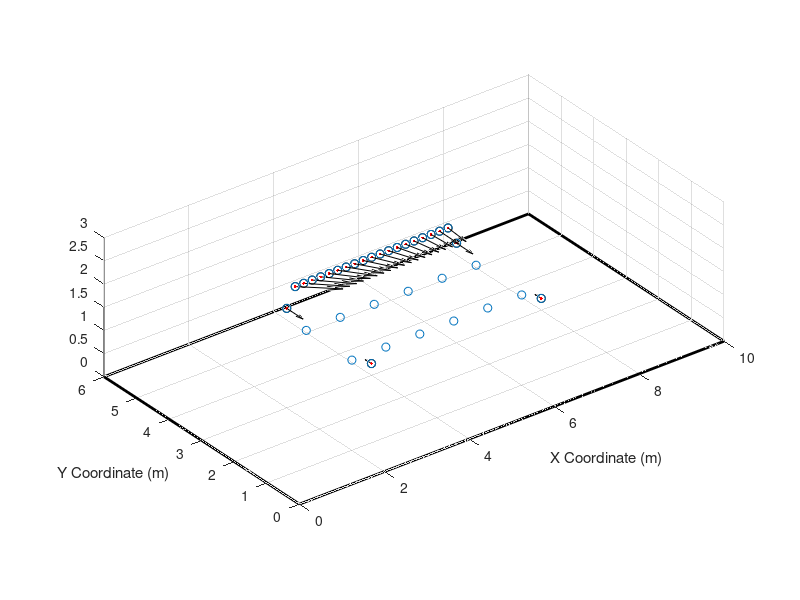

Source code (MATLAB): (Note: this script raises an error after producing the figure.)
clc;
clear all;
close all;

rir_total_nums       = 1; %
rir_total_nums_apart = 1; %

% Fix Parameter --------------------------------------------------------- %
c                 = 340;          % sound speed, in m/s
fs                = 16e3;         % sampling rate, in Hz
vec_L             = [10; 6; 3];   % param. size parameters of the room, in meter
Qmax              = 2;

minDistoWall      = 0.2;
minDistoSrc       = 0.4;       % orginal is 0,2, now is 0.4
minDisBTSrc       = 0.5;

a                 = vec_L(1) - 2*minDistoWall;
b                 = vec_L(2) - 2*minDistoWall;
c                 = minDisBTSrc;
d                 = minDistoSrc;

T60_Range         = 0.4;
inf_spkr_numRange = 2;

% ----------------------------------------------------------------------- %
% p = parpool('local',40);

for idx_apart = 1:rir_total_nums/rir_total_nums_apart

    rir_rvb_full_struct = {};

    for idx = 1:rir_total_nums_apart
        % T60. --------------------------------------------------- %
        T60_idx  = randperm(length(T60_Range),1);
        Lh       = 1024*4;

        T60      = T60_Range(T60_idx);
        absrb    = 0.1611*vec_L(1)*vec_L(2)*vec_L(3)/(T60*2*(vec_L(1)*vec_L(2) + vec_L(1)*vec_L(3) + vec_L(2)*vec_L(3)));
        absrb    = min([absrb 1]);

        beta     = realsqrt(1-absrb);
        mat_beta = [beta,beta;beta,beta;beta,beta];

        % SpkrNum. ----------------------------------------------- %
        inf_spkr_num = 2; 
        src_num      = inf_spkr_num + 1;

        % place mic. ============================================================ %

        vec_rm_1 = [3.0 + (0:0.8:4);         3 + 0.7*ones(1, 6); 1.0*ones(1, 6)];
        vec_rm_2 = [fliplr(3.0 + (0:0.8:4)); 3 - 0.7*ones(1, 6); 1.0*ones(1, 6)];

        vec_rm   = [vec_rm_1, vec_rm_2];

        % place src. ==================================================== %

        vec_rs_1 = vec_rm_2(:,end) + [0; -0.6; 0.2];
        vec_rs_2 = vec_rm_2(:,1)   + [0; -0.6; 0.2];

        vec_rs_3 = vec_rm_1(:,1)   + [0;  0.6; 0.2] + [0:0.2:4; zeros(size(0:0.2:4)); [0, 0.4 + zeros(1, size(0:0.2:4,2) - 2), 0] ];

        vec_rs   = [vec_rs_1, vec_rs_2, vec_rs_3];

        % % determine orientation of src. ========================================= %

        vec_as_1      = vec_rs_1 - [0; 1; 0];
        vec_as_2      = vec_rs_2 - [0; 1; 0];
        vec_as_3      = vec_rs_3 + vec_rs_3 - vec_rs_2*ones(1, size(vec_rs_3,2));
        vec_as_3(:,1) = vec_rs_3(:,1) + vec_rs_3(:,1) - vec_rs_1*ones(1, 1);
        vec_as   = [vec_as_1, vec_as_2, vec_as_3];

        % *********************************************************************** %
        % -------------------------------- test --------------------------------- %
        figure;
        plot3(vec_rs(1,:),  vec_rs(2,:), vec_rs(3,:),'ko');
        hold on;
        plot3(vec_rs(1,:),  vec_rs(2,:), vec_rs(3,:), 'r.');

        quiver3(vec_rs(1,:), vec_rs(2,:), vec_rs(3,:), vec_rs(1,:) - vec_as(1,:), vec_rs(2,:) - vec_as(2,:), vec_rs(3,:) - vec_as(3,:), 'k');
        
        rectangle('Position', [0, 0, vec_L(1), vec_L(2)], 'EdgeColor', 'k', 'LineWidth', 2); % 
        axis equal;
        xlabel('X Coordinate (m)');
        ylabel('Y Coordinate (m)');
        grid on;
        
        % hold off;

        vec_pos      = [vec_rs, vec_rm];
        % vec_pos(3,:) = [];

        scatter3(vec_pos(1,1:size(vec_pos, 2)), vec_pos(2,1:size(vec_pos, 2)), vec_pos(3,1:size(vec_pos, 2)));
        % hold on;
        % scatter(vec_pos(1,size(vec_rs, 2) + 1), vec_pos(2,size(vec_rs, 2) + 1));
        hold off;

        axis([0 10 0 6 0 3]);
        
        flag = 1;

        rir_rvb_full = zeros(size(vec_rs, 2),size(vec_rm,2),Lh);
        
        for k = 1:size(vec_rm,2)
            for n = 1:size(vec_rs, 2)
                [hVec]      = cal_IRismFdirectional(vec_L, vec_rs(:,n), vec_as(:,n),Qmax, vec_rm(:, k), mat_beta, fs, Lh,1);
                rir_rvb_full(n,k,:) = hVec;
                disp('=================');
                disp([k,n]);
                disp('=================');
            end
        end

        rir_rvb_full_struct(idx).rir_rvb_full = rir_rvb_full;
        rir_rvb_full_struct(idx).T60          = T60;
        rir_rvb_full_struct(idx).src_num      = src_num;


    end
    
    for idx = 1:rir_total_nums_apart
        rir_rvb_full = rir_rvb_full_struct(idx).rir_rvb_full;
        T60          = rir_rvb_full_struct(idx).T60;
        src_num      = rir_rvb_full_struct(idx).src_num;
        save(['./RIR_AnchorPoint_TestData_12CH/' num2str(idx + (idx_apart-1)*rir_total_nums_apart) '_' num2str(T60*1000) 'ms_' num2str(src_num) '.mat'],'rir_rvb_full');
    end
    
end

% delete(gcp('nocreate'));